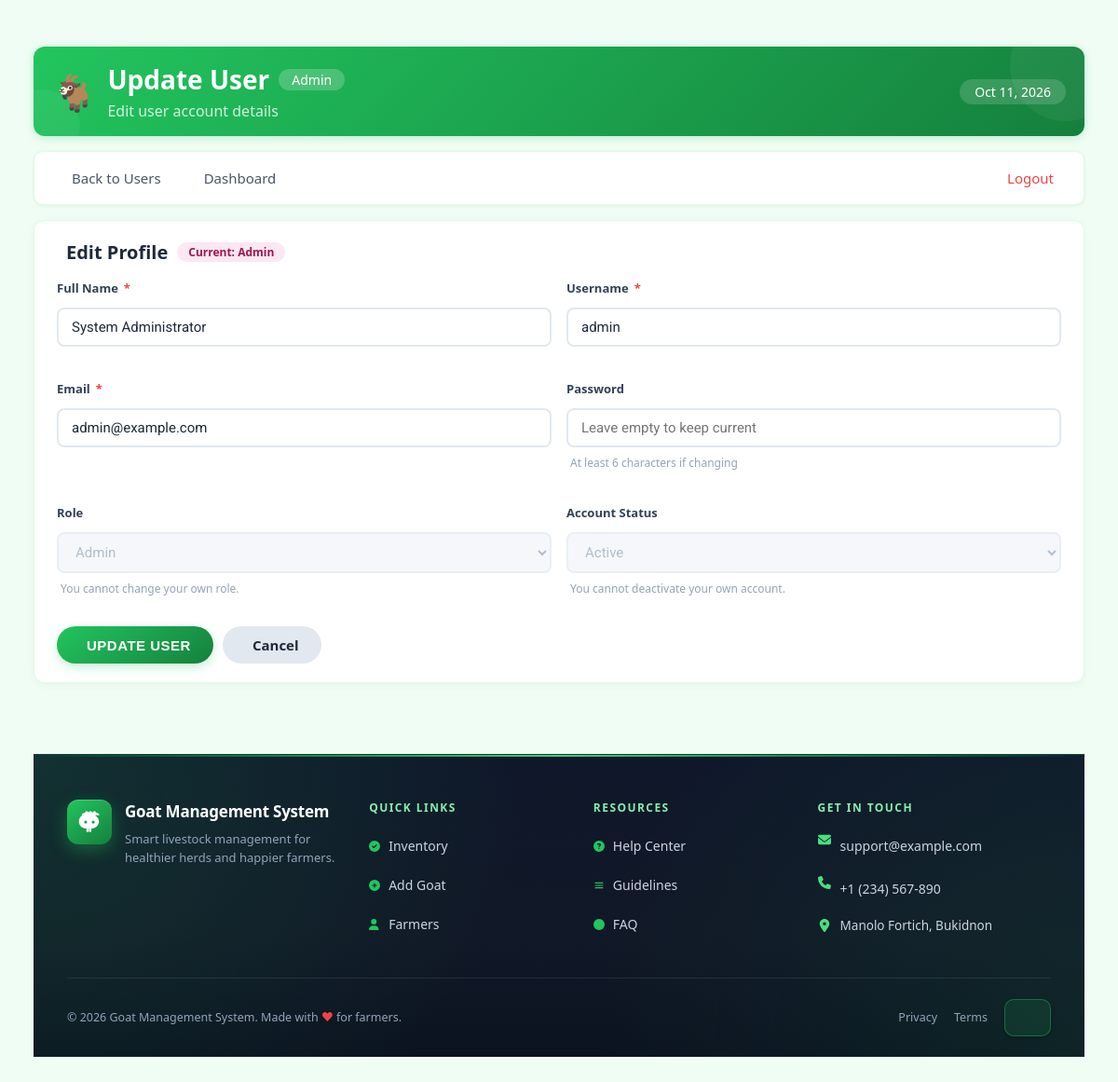
The app's page /app/users/user-update.php?user_id=1 (signed in) with its own data.
### tables this page shows
CREATE TABLE IF NOT EXISTS users (
    id INT AUTO_INCREMENT PRIMARY KEY,
    full_name VARCHAR(150) NOT NULL DEFAULT '',
    username VARCHAR(50) UNIQUE NOT NULL,
    email VARCHAR(255) UNIQUE NOT NULL,
    password VARCHAR(255) NOT NULL,
    role ENUM('admin', 'manager', 'user') DEFAULT 'user',

     
    status ENUM('active', 'inactive') NOT NULL DEFAULT 'active',

     
    is_verified TINYINT(1) DEFAULT 0,
    verification_token VARCHAR(64),
    email_verification_expires DATETIME NULL,

    created_at TIMESTAMP DEFAULT CURRENT_TIMESTAMP,
    updated_at TIMESTAMP DEFAULT CURRENT_TIMESTAMP ON UPDATE CURRENT_TIMESTAMP
);

### app/users/user-update.php (the view, shortened to what this page needs)
<?php
require_once '../../config/config.php';
require_once '../../config/functions.php';
$currentRole = $_SESSION['role'];
$currentUserId = $_SESSION['user_id'];
$userId = $_GET['user_id'] ?? 0;
$stmt = $pdo->prepare("SELECT * FROM users WHERE id = ?");
$stmt->execute([$userId]);
$user = $stmt->fetch(PDO::FETCH_ASSOC);
$isSelf = ($user['id'] == $currentUserId);
$canChangeRole = canAssignRole($currentRole) && !$isSelf;
$canChangeStatus = ($currentRole === 'admin' || ($currentRole === 'manager' && $user['role'] === 'user')) && !$isSelf;
?>
<div style="width:100%;display:flex;flex-direction:column;background:#f0fdf4;">
    <div class="header-grass" style="background:linear-gradient(135deg,#22C55E,#15803D);border-radius:12px;padding:16px 20px;box-shadow:0 2px 10px rgba(34,197,94,0.25);margin-bottom:16px;position:relative;overflow:hidden;">
        <div style="position:absolute;top:-40px;right:-40px;width:120px;height:120px;background:rgba(255,255,255,0.05);border-radius:50%;pointer-events:none;"></div>
        <div style="position:absolute;bottom:-30px;left:-30px;width:80px;height:80px;background:rgba(255,255,255,0.05);border-radius:50%;pointer-events:none;"></div>
        <div style="display:flex;flex-wrap:wrap;align-items:center;justify-content:space-between;gap:8px;position:relative;z-index:2;">
            <div style="display:flex;align-items:center;gap:12px;">
                <span style="font-size:38px;display:inline-block;animation:sway 2s ease-in-out infinite;">🐐</span>
                <div>
                    <h1 style="font-size:28px;font-weight:700;color:white;margin:0;display:flex;align-items:center;gap:10px;">
                        Update User
                        <span style="background:rgba(255,255,255,0.2);padding:2px 14px;border-radius:20px;font-size:14px;font-weight:500;color:white;text-transform:capitalize;"><?php echo htmlspecialchars($currentRole); ?></span>
                    </h1>
                    <p style="font-size:16px;color:rgba(255,255,255,0.8);margin:4px 0 0 0;">
                        <i class="fas fa-user-edit" style="font-size:14px;"></i> Edit user account details
                    </p>
                </div>
            </div>
            <div style="display:flex;align-items:center;gap:8px;flex-wrap:wrap;">
                <span style="background:rgba(255,255,255,0.15);color:white;padding:4px 16px;border-radius:20px;font-size:14px;font-weight:500;">
                    <i class="fas fa-calendar-alt"></i> <?php echo date('M d, Y'); ?>
                </span>
            </div>
        </div>
    </div>
    <nav class="nav-bar">
        <a href="<?php echo BASE_URL; ?>/app/users/dashboard.php">
            <i class="fas fa-arrow-left"></i> Back to Users
        </a>
        <a href="<?php echo BASE_URL; ?>/app/<?php echo $currentRole; ?>/dashboard.php">
            <i class="fas fa-tachometer-alt"></i> Dashboard
        </a>
        <a href="<?php echo BASE_URL; ?>/app/auth/signout.php" class="logout">
            <i class="fas fa-sign-out-alt"></i> Logout
        </a>
    </nav>
    <div class="card">
        <div class="card-title">
            <i class="fas fa-user-cog"></i> Edit Profile
            <span class="badge badge-<?php echo $user['role']; ?>" style="font-size:12px;padding:2px 12px;">Current: <?php echo ucfirst($user['role']); ?></span>
        </div>
        <form method="POST">
            <div class="form-grid">
                <div class="form-group">
                    <label for="full_name">Full Name <span class="required">*</span></label>
                    <input type="text" id="full_name" name="full_name" required
                           value="<?php echo htmlspecialchars($user['full_name']); ?>">
                </div>
                <div class="form-group">
                    <label for="username">Username <span class="required">*</span></label>
                    <input type="text" id="username" name="username" required
                           value="<?php echo htmlspecialchars($user['username']); ?>">
                </div>
                <div class="form-group">
                    <label for="email">Email <span class="required">*</span></label>
                    <input type="email" id="email" name="email" required
                           value="<?php echo htmlspecialchars($user['email']); ?>">
                </div>
                <div class="form-group">
                    <label for="password">Password</label>
                    <input type="password" id="password" name="password" placeholder="Leave empty to keep current">
                    <small><i class="fas fa-info-circle"></i> At least 6 characters if changing</small>
                </div>
                <div class="form-group">
                    <label for="role">Role</label>
                    <select id="role" name="role" <?php echo $canChangeRole ? '' : 'disabled'; ?>>
                        <option value="admin" <?php echo $user['role'] === 'admin' ? 'selected' : ''; ?>>Admin</option>
                    </select>
                    <?php if (!$canChangeRole): ?>
                        <small><i class="fas fa-lock"></i> <?php echo $isSelf ? 'You cannot change your own role.' : 'Only Admins can assign roles.'; ?></small>
                    <?php endif; ?>
                </div>
                <div class="form-group">
                    <label for="status">Account Status</label>
                    <select id="status" name="status" <?php echo $canChangeStatus ? '' : 'disabled'; ?>>
                        <option value="active" <?php echo $user['status'] === 'active' ? 'selected' : ''; ?>>Active</option>
                    </select>
                    <?php if (!$canChangeStatus): ?>
                        <small><i class="fas fa-lock"></i> <?php echo $isSelf ? 'You cannot deactivate your own account.' : 'You do not have permission to change this account\'s status.'; ?></small>
                    <?php endif; ?>
                </div>
            </div>
            <div class="btn-group">
                <button type="submit" class="btn btn-primary">
                    <i class="fas fa-save"></i> Update User
                </button>
                <a href="<?php echo BASE_URL; ?>/app/users/dashboard.php" class="btn btn-secondary">
                    <i class="fas fa-times"></i> Cancel
                </a>
            </div>
        </form>
    </div>
</div>

### assets/css/style.css (style rules this page uses)
* { margin: 0; padding: 0; box-sizing: border-box; }
body { font-family: 'Roboto', Arial, sans-serif; background: #f5f5f5; display: flex; min-height: 100vh; }
h1 { color: #333; margin-bottom: 20px; font-weight: 400; }
.card { background: white; border-radius: 4px; box-shadow: 0 2px 4px rgba(0, 0, 0, 0.1); padding: 20px; margin-bottom: 20px; }
.form-group { margin-bottom: 20px; }
label { display: block; margin-bottom: 8px; color: #666; font-weight: 500; font-size: 14px; }
input[type="text"], input[type="email"], input[type="password"], select { width: 100%; padding: 12px; border: 1px solid #ddd; border-radius: 4px; font-size: 14px; font-family: 'Roboto', Arial, sans-serif; transition: border-color 0.2s; }
button { background: #1976d2; color: white; padding: 10px 24px; border: none; border-radius: 4px; cursor: pointer; font-size: 14px; font-weight: 500; text-transform: uppercase; letter-spacing: 0.5px; box-shadow: 0 2px 4px rgba(0, 0, 0, 0.2); transition: background 0.2s, box-shadow 0.2s; }
a { color: #1976d2; text-decoration: none; }
.badge { display: inline-block; padding: 4px 10px; border-radius: 12px; font-size: 12px; font-weight: 500; color: white; text-transform: capitalize; }
.badge-admin { background: #dc3545; }

### app/users/user-update.php (style rules this page uses)
html, body { height: 100% !important; min-height: 100vh !important; margin: 0 !important; padding: 0 !important; background: #f0fdf4 !important; font-size: 16px !important; font-family: system-ui, -apple-system, 'Segoe UI', Roboto, 'Helvetica Neue', sans-serif; }
body, .main-content, .container, * { font-size: inherit; }
.header-grass h1 { font-size: 28px !important; }
.header-grass p { font-size: 16px !important; }
.card { background: white; border-radius: 12px; box-shadow: 0 2px 8px rgba(0,0,0,0.04); border: 1px solid #dcfce7; padding: 20px 24px; margin-bottom: 16px; }
.card-title { font-size: 20px; font-weight: 600; color: #1e293b; margin-bottom: 16px; display: flex; align-items: center; gap: 10px; }
.btn { display: inline-flex; align-items: center; gap: 8px; padding: 10px 24px; border-radius: 999px; font-weight: 600; font-size: 15px; text-decoration: none; transition: all 0.2s; border: none; cursor: pointer; }
.btn-primary { background: linear-gradient(145deg, #22C55E, #15803D); color: white; box-shadow: 0 4px 12px rgba(34,197,94,0.25); }
.btn-secondary { background: #e2e8f0; color: #1f2937; }
.btn-group { display: flex; flex-wrap: wrap; gap: 10px; margin-top: 12px; }
.form-grid { display: grid; grid-template-columns: 1fr 1fr; gap: 16px; }
.form-group { display: flex; flex-direction: column; gap: 4px; }
.form-group label { font-size: 13px; font-weight: 600; color: #334155; display: flex; align-items: center; gap: 6px; }
.form-group label .required { color: #ef4444; font-weight: 700; }
.form-group input, .form-group select { padding: 10px 14px; border: 2px solid #e2e8f0; border-radius: 8px; font-size: 15px; background: white; color: #1e293b; transition: border-color 0.2s, box-shadow 0.2s; width: 100%; box-sizing: border-box; }
.form-group input:disabled, .form-group select:disabled { background: #f1f5f9; color: #94a3b8; cursor: not-allowed; }
.form-group small { font-size: 12px; color: #94a3b8; margin-top: 4px; }
.badge { display: inline-block; padding: 4px 14px; border-radius: 999px; font-weight: 600; font-size: 13px; }
.badge-admin { background: #fce7f3; color: #9d174d; }
.nav-bar { display: flex; flex-wrap: wrap; gap: 6px; padding: 10px 16px; background: white; border-radius: 10px; box-shadow: 0 1px 4px rgba(0,0,0,0.06); margin-bottom: 16px; border: 1px solid #dcfce7; }
.nav-bar a { padding: 8px 16px; font-size: 15px; color: #4a5568; border-radius: 8px; text-decoration: none; display: flex; align-items: center; gap: 8px; font-weight: 500; }
.nav-bar .logout { color: #ef4444; margin-left: auto; }

### records on screen
users: role "Admin", full_name "System Administrator", username "admin", email "admin@example.com", status "Active"

### other values on screen
$currentRole "Admin"
$siteName "Goat Management System"
